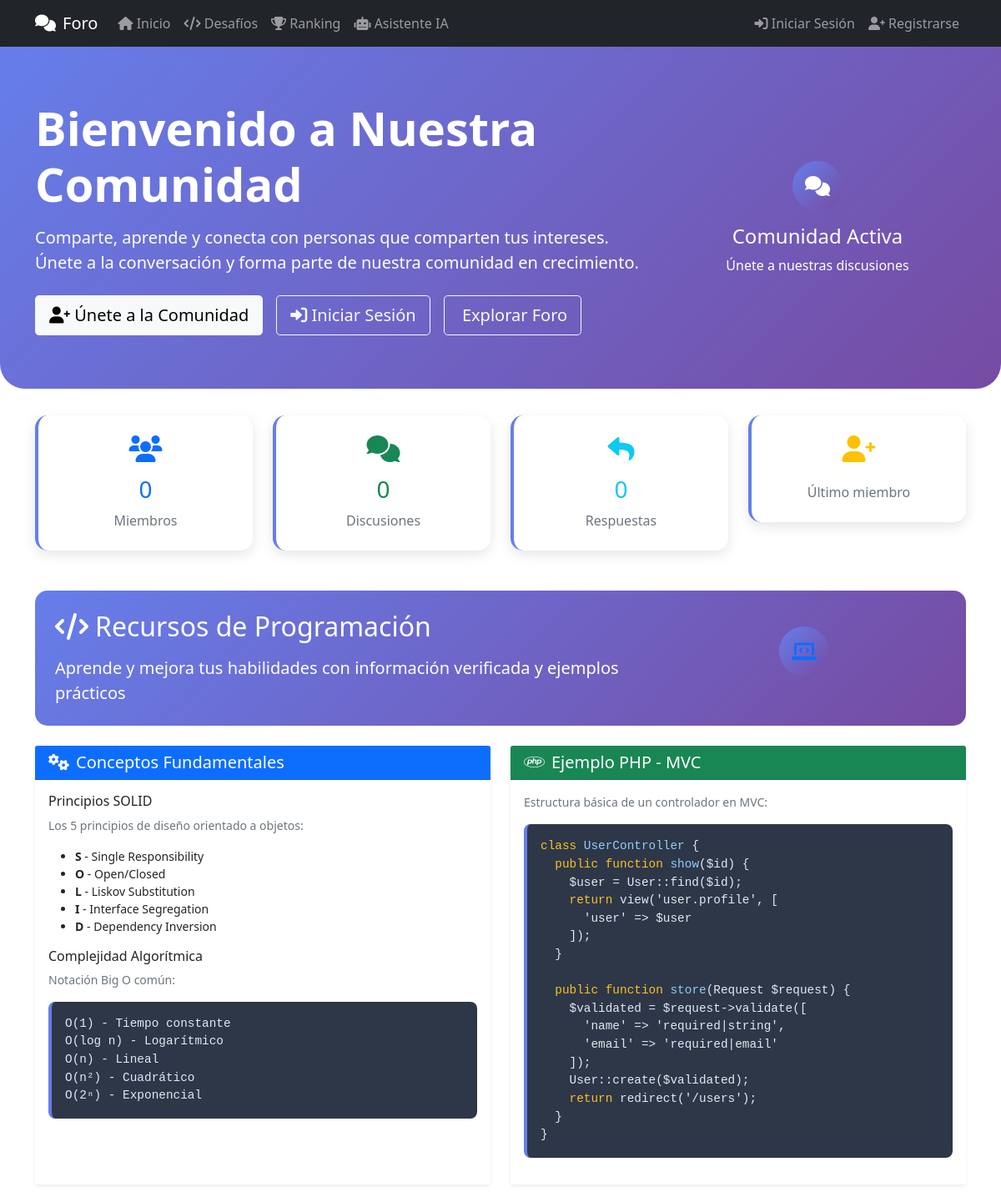
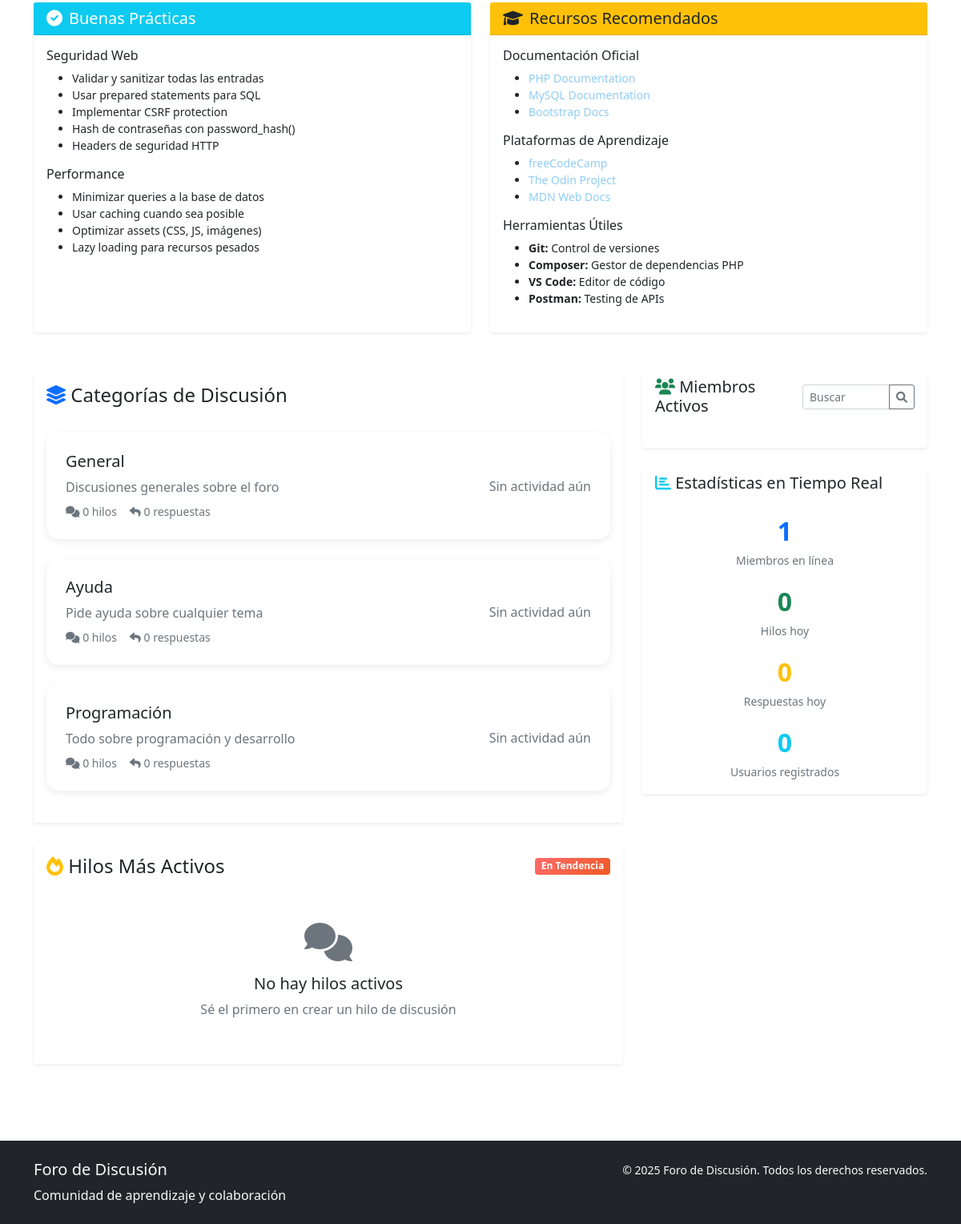
The page / on the database its author committed (2 pictures, top to bottom).
### tables this page shows
CREATE TABLE categorias (
    id INT AUTO_INCREMENT PRIMARY KEY,
    nombre VARCHAR(100) NOT NULL,
    descripcion TEXT
);

### index.php (the view, shortened to what the rows shown need)
<?php
$database = new Database();
$db = $database->getConnection();
$query = "SELECT c.*,
          COUNT(h.id) as total_hilos,
          (SELECT COUNT(*) FROM respuestas r
           JOIN hilos h2 ON r.hilo_id = h2.id
           WHERE h2.categoria_id = c.id) as total_respuestas,
          (SELECT h3.titulo FROM hilos h3
           WHERE h3.categoria_id = c.id
           ORDER BY h3.ultima_respuesta DESC LIMIT 1) as ultimo_hilo_titulo,
          (SELECT u.username FROM hilos h3
           JOIN usuarios u ON h3.usuario_id = u.id
           WHERE h3.categoria_id = c.id
           ORDER BY h3.ultima_respuesta DESC LIMIT 1) as ultimo_usuario,
          (SELECT h3.ultima_respuesta FROM hilos h3
           WHERE h3.categoria_id = c.id
           ORDER BY h3.ultima_respuesta DESC LIMIT 1) as ultima_fecha
          FROM categorias c
          LEFT JOIN hilos h ON c.id = h.categoria_id
          GROUP BY c.id
          ORDER BY c.id";
$stmt = $db->prepare($query);
$stmt->execute();
$categorias = $stmt->fetchAll(PDO::FETCH_ASSOC);
$query = "SELECT
          (SELECT COUNT(*) FROM usuarios) as total_usuarios,
          (SELECT COUNT(*) FROM hilos) as total_hilos,
          (SELECT COUNT(*) FROM respuestas) as total_respuestas,
          (SELECT username FROM usuarios ORDER BY fecha_registro DESC LIMIT 1) as ultimo_usuario";
$stmt = $db->prepare($query);
$stmt->execute();
$estadisticas_foro = $stmt->fetch(PDO::FETCH_ASSOC);
$query = "SELECT
          (SELECT COUNT(*) FROM usuarios) as usuarios_registrados,
          (SELECT COUNT(*) FROM hilos WHERE DATE(fecha_creacion) = CURDATE()) as hilos_hoy,
          (SELECT COUNT(*) FROM respuestas WHERE DATE(fecha_creacion) = CURDATE()) as respuestas_hoy";
$stmt = $db->prepare($query);
$stmt->execute();
$estadisticas_tiempo_real = $stmt->fetch(PDO::FETCH_ASSOC);
$usuarios_online = max(1, round($estadisticas_foro['total_usuarios'] * 0.05));
$estadisticas_tiempo_real['usuarios_online'] = $usuarios_online;
?>
<!DOCTYPE html>
<html lang="es">
<head>
    <link href="https://cdn.jsdelivr.net/npm/bootstrap@5.1.3/dist/css/bootstrap.min.css" rel="stylesheet">
    <link rel="stylesheet" href="https://cdnjs.cloudflare.com/ajax/libs/font-awesome/6.0.0/css/all.min.css">
</head>
<body>
    <section class="hero-section">
        <div class="container">
            <div class="row align-items-center">
                <div class="col-lg-8">
                    <h1 class="display-4 fw-bold mb-3">Bienvenido a Nuestra Comunidad</h1>
                </div>
            </div>
        </div>
    </section>
    <section class="container mb-5">
        <div class="row">
            <div class="col-12">
                <div class="info-card p-4 mb-4">
                    <div class="row align-items-center">
                        <div class="col-md-8">
                            <h2 class="mb-3">
                                <i class="fas fa-code me-2"></i>Recursos de Programación
                            </h2>
                        </div>
                    </div>
                </div>
            </div>
        </div>
    </section>
    <div class="container">
        <div class="row">
            <div class="col-lg-8">
                <div class="card border-0 shadow-sm mb-4" id="categorias">
                    <div class="card-body">
                        <?php for($i = 0; $i < min(3, count($categorias)); $i++):
                            $categoria = $categorias[$i];
                        ?>
                            <div class="category-card p-4">
                                <div class="row align-items-center">
                                    <div class="col-md-8">
                                        <h5 class="card-title mb-2">
                                            <a href="categoria.php?id=<?php echo $categoria['id']; ?>" class="text-decoration-none text-dark">
                                                <?php echo htmlspecialchars($categoria['nombre']); ?>
                                            </a>
                                        </h5>
                                        <p class="card-text text-muted mb-2">
                                            <?php echo htmlspecialchars($categoria['descripcion']); ?>
                                        </p>
                                        <div class="d-flex align-items-center text-muted small">
                                            <span class="me-3">
                                                <i class="fas fa-comments"></i>
                                                <?php echo $categoria['total_hilos']; ?> hilos
                                            </span>
                                            <span>
                                                <i class="fas fa-reply"></i>
                                                <?php echo $categoria['total_respuestas']; ?> respuestas
                                            </span>
                                        </div>
                                    </div>
                                    <div class="col-md-4 text-end">
                                        <?php if($categoria['ultimo_hilo_titulo']): ?>
                                            <div class="latest-activity">
                                                <small class="text-muted d-block">Última actividad:</small>
                                                <strong class="d-block text-truncate">
                                                    <?php echo htmlspecialchars($categoria['ultimo_hilo_titulo']); ?>
                                                </strong>
                                                <small class="text-muted">
                                                    por <?php echo htmlspecialchars($categoria['ultimo_usuario']); ?>
                                                    <br>
                                                    <?php echo date('d/m H:i', strtotime($categoria['ultima_fecha'])); ?>
                                                </small>
                                            </div>
                                        <?php else: ?>
                                            <span class="text-muted">Sin actividad aún</span>
                                        <?php endif; ?>
                                    </div>
                                </div>
                            </div>
                        <?php endfor; ?>
                    </div>
                </div>
            </div>
            <div class="col-lg-4">
                <div class="card border-0 shadow-sm">
                    <div class="card-body">
                        <div class="text-center mb-3">
                            <div class="fw-bold text-primary" style="font-size: 2rem;">
                                <?php echo $estadisticas_tiempo_real['usuarios_online']; ?>
                            </div>
                            <small class="text-muted">Miembros en línea</small>
                        </div>
                    </div>
                </div>
            </div>
        </div>
    </div>
</body>
</html>

### rows shown on the page
categorias: nombre "General", descripcion "Discusiones generales sobre el foro", total_hilos "0", total_respuestas "0", id "1"
categorias: nombre "Ayuda", descripcion "Pide ayuda sobre cualquier tema", total_hilos "0", total_respuestas "0"
categorias: nombre "Programación", descripcion "Todo sobre programación y desarrollo", total_hilos "0", total_respuestas "0"

### other values the page prints
$estadisticas_foro['total_usuarios'] "0"
$estadisticas_foro['total_hilos'] "0"
$estadisticas_foro['total_respuestas'] "0"
$estadisticas_tiempo_real['hilos_hoy'] "0"
$estadisticas_tiempo_real['respuestas_hoy'] "0"
